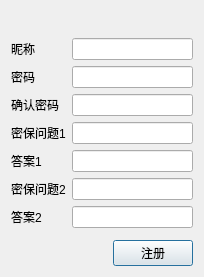
<?xml version="1.0" encoding="UTF-8"?>
<ui version="4.0">
 <class>Dialog</class>
 <widget class="QDialog" name="Dialog">
  <property name="geometry">
   <rect>
    <x>0</x>
    <y>0</y>
    <width>204</width>
    <height>277</height>
   </rect>
  </property>
  <property name="windowTitle">
   <string>Dialog</string>
  </property>
  <layout class="QVBoxLayout" name="verticalLayout">
   <item>
    <spacer name="verticalSpacer">
     <property name="orientation">
      <enum>Qt::Vertical</enum>
     </property>
     <property name="sizeHint" stdset="0">
      <size>
       <width>20</width>
       <height>40</height>
      </size>
     </property>
    </spacer>
   </item>
   <item>
    <layout class="QFormLayout" name="formLayout">
     <item row="0" column="0">
      <widget class="QLabel" name="nameLable">
       <property name="text">
        <string>昵称</string>
       </property>
      </widget>
     </item>
     <item row="0" column="1">
      <widget class="QLineEdit" name="nameLineEdit">
       <property name="frame">
        <bool>true</bool>
       </property>
       <property name="dragEnabled">
        <bool>false</bool>
       </property>
       <property name="placeholderText">
        <string/>
       </property>
       <property name="clearButtonEnabled">
        <bool>false</bool>
       </property>
      </widget>
     </item>
     <item row="1" column="0">
      <widget class="QLabel" name="keyLable">
       <property name="text">
        <string>密码</string>
       </property>
      </widget>
     </item>
     <item row="1" column="1">
      <widget class="QLineEdit" name="keyLineEdit">
       <property name="echoMode">
        <enum>QLineEdit::Password</enum>
       </property>
      </widget>
     </item>
     <item row="2" column="1">
      <widget class="QLineEdit" name="confirmLineEdit">
       <property name="echoMode">
        <enum>QLineEdit::Password</enum>
       </property>
      </widget>
     </item>
     <item row="3" column="0">
      <widget class="QLabel" name="qus1Label">
       <property name="text">
        <string>密保问题1</string>
       </property>
      </widget>
     </item>
     <item row="3" column="1">
      <widget class="QLineEdit" name="que1LineEdit"/>
     </item>
     <item row="4" column="0">
      <widget class="QLabel" name="ans1Label">
       <property name="text">
        <string>答案1</string>
       </property>
      </widget>
     </item>
     <item row="4" column="1">
      <widget class="QLineEdit" name="ans1LineEdit"/>
     </item>
     <item row="5" column="0">
      <widget class="QLabel" name="qus2Label">
       <property name="text">
        <string>密保问题2</string>
       </property>
      </widget>
     </item>
     <item row="5" column="1">
      <widget class="QLineEdit" name="que2LineEdit"/>
     </item>
     <item row="6" column="0">
      <widget class="QLabel" name="ans2Label">
       <property name="text">
        <string>答案2</string>
       </property>
      </widget>
     </item>
     <item row="6" column="1">
      <widget class="QLineEdit" name="ans2LineEdit"/>
     </item>
     <item row="2" column="0">
      <widget class="QLabel" name="confirmLabeLl">
       <property name="text">
        <string>确认密码</string>
       </property>
      </widget>
     </item>
    </layout>
   </item>
   <item>
    <spacer name="verticalSpacer_2">
     <property name="orientation">
      <enum>Qt::Vertical</enum>
     </property>
     <property name="sizeHint" stdset="0">
      <size>
       <width>20</width>
       <height>18</height>
      </size>
     </property>
    </spacer>
   </item>
   <item>
    <layout class="QHBoxLayout" name="horizontalLayout">
     <item>
      <spacer name="horizontalSpacer">
       <property name="orientation">
        <enum>Qt::Horizontal</enum>
       </property>
       <property name="sizeHint" stdset="0">
        <size>
         <width>40</width>
         <height>20</height>
        </size>
       </property>
      </spacer>
     </item>
     <item>
      <widget class="QPushButton" name="pushButton">
       <property name="text">
        <string>注册</string>
       </property>
      </widget>
     </item>
    </layout>
   </item>
  </layout>
 </widget>
 <resources/>
 <connections/>
</ui>
